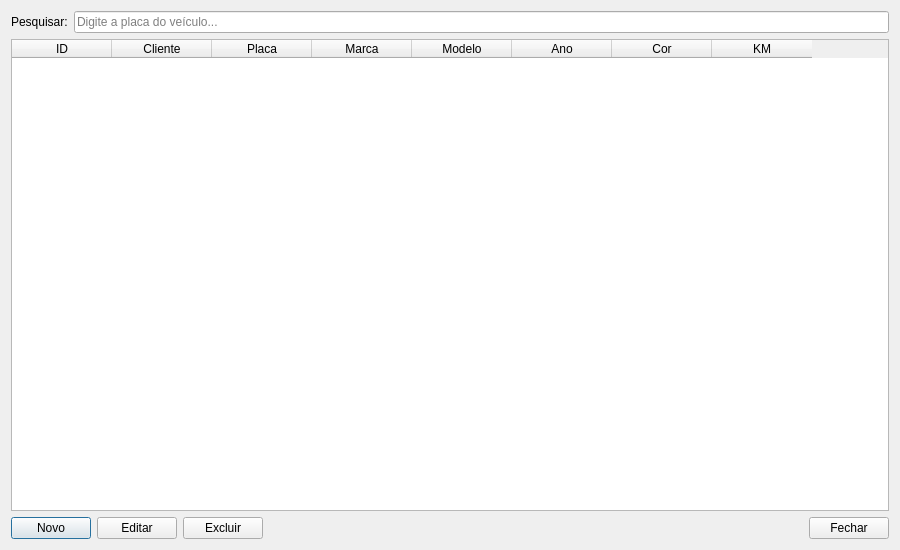
<?xml version="1.0" encoding="UTF-8"?>
<ui version="4.0">
 <class>VeiculosDialog</class>

 <widget class="QDialog" name="VeiculosDialog">

  <property name="geometry">
   <rect>
    <x>0</x>
    <y>0</y>
    <width>900</width>
    <height>550</height>
   </rect>
  </property>

  <property name="windowTitle">
   <string>Veículos</string>
  </property>

  <layout class="QVBoxLayout" name="verticalLayout">

   <!-- Pesquisa -->

   <item>
    <layout class="QHBoxLayout" name="layoutPesquisa">

     <item>
      <widget class="QLabel" name="lblPesquisar">
       <property name="text">
        <string>Pesquisar:</string>
       </property>
      </widget>
     </item>

     <item>
      <widget class="QLineEdit" name="txtPesquisar">
       <property name="placeholderText">
        <string>Digite a placa do veículo...</string>
       </property>
      </widget>
     </item>

    </layout>
   </item>


   <!-- Tabela -->

   <item>
    <widget class="QTableWidget" name="tblVeiculos">

     <column>
      <property name="text">
       <string>ID</string>
      </property>
     </column>

     <column>
      <property name="text">
       <string>Cliente</string>
      </property>
     </column>

     <column>
      <property name="text">
       <string>Placa</string>
      </property>
     </column>

     <column>
      <property name="text">
       <string>Marca</string>
      </property>
     </column>

     <column>
      <property name="text">
       <string>Modelo</string>
      </property>
     </column>

     <column>
      <property name="text">
       <string>Ano</string>
      </property>
     </column>

     <column>
      <property name="text">
       <string>Cor</string>
      </property>
     </column>

     <column>
      <property name="text">
       <string>KM</string>
      </property>
     </column>

    </widget>
   </item>


   <!-- Botões -->

   <item>
    <layout class="QHBoxLayout" name="layoutBotoes">

     <item>
      <widget class="QPushButton" name="btnNovo">
       <property name="text">
        <string>Novo</string>
       </property>
      </widget>
     </item>

     <item>
      <widget class="QPushButton" name="btnEditar">
       <property name="text">
        <string>Editar</string>
       </property>
      </widget>
     </item>

     <item>
      <widget class="QPushButton" name="btnExcluir">
       <property name="text">
        <string>Excluir</string>
       </property>
      </widget>
     </item>

     <item>
      <spacer name="horizontalSpacer">
       <property name="orientation">
        <enum>Qt::Horizontal</enum>
       </property>
       <property name="sizeHint" stdset="0">
        <size>
         <width>40</width>
         <height>20</height>
        </size>
       </property>
      </spacer>
     </item>

     <item>
      <widget class="QPushButton" name="btnFechar">
       <property name="text">
        <string>Fechar</string>
       </property>
      </widget>
     </item>

    </layout>
   </item>

  </layout>

 </widget>

 <resources/>
 <connections/>
</ui>
